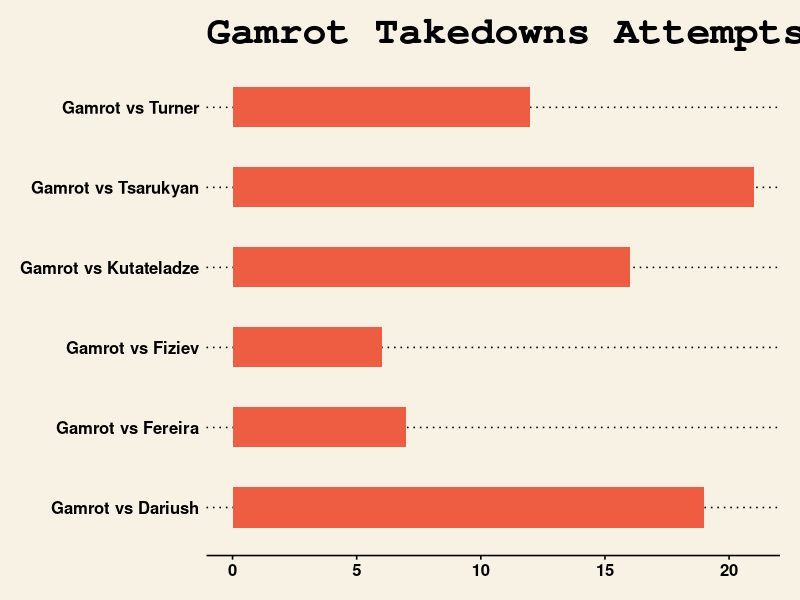

Write R code to recreate this figure.
#Link : https://x.com/alexvikatos/status/1706078860138189094?s=20
#Author : Alex Vikatos


#gamrot Twitter#
Gamrot=data.frame(
  fight=c("Gamrot vs Kutateladze","Gamrot vs Fereira","Gamrot vs Dariush","Gamrot vs Tsarukyan","Gamrot vs Turner","Gamrot vs Fiziev"),
  Gamrot_takedowns_attempts=c(16,7,19,21,12,6),
  Gamrot_takedowns_landed=c(5,4,4,6,4,1)
  )

       
library(ggplot2)
library(ggthemes)
g=ggplot(Gamrot,aes(fight,Gamrot$Gamrot_takedowns_attempts))
g+geom_bar(stat = "identity",width = 0.5,fill="tomato2")+labs(title="Gamrot Takedowns Attempts Barplot",x="Fight",y="Takedown Attempts")+
theme(axis.text.x =element_text(angle=45,vjust=0.6) )+theme_wsj()+coord_flip()
  
